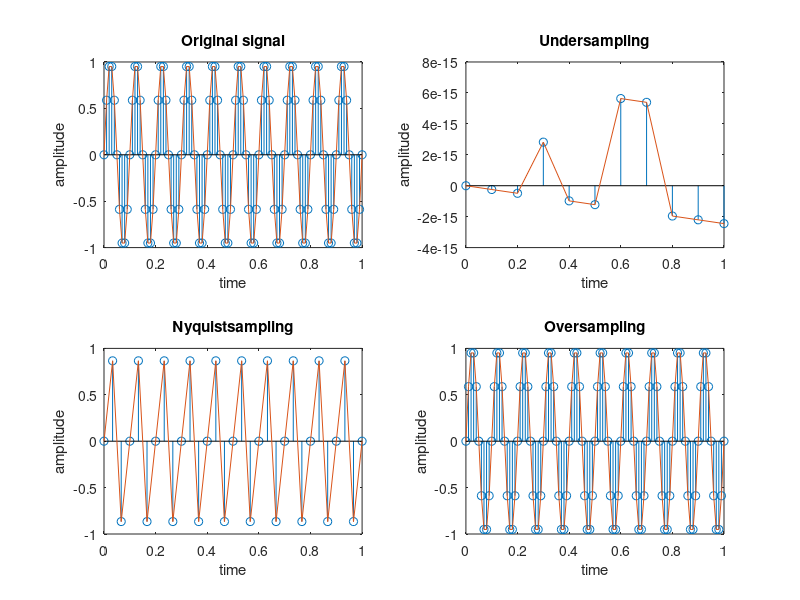

MATLAB code to generate this figure:
clc;
clear all;
close all;
%original signal
t=0:0.01:1;
fm=10;
y=sin(2*pi*fm*t);
subplot(2,2,1);
stem(t,y);
hold on;
plot(t,y);
title("Original signal");
xlabel("time");
ylabel("amplitude");
%less than nyquist range
fs1=fm;
t1=0:1/fs1:1;
y1=sin(2*pi*fm*t1);
subplot(2,2,2);
stem(t1,y1);
hold on;
plot(t1,y1);
title("Undersampling");
xlabel("time");
ylabel("amplitude");
%equal to nyquist rate
fs2=3*fm;
t2=0:1/fs2:1;
y2=sin(2*pi*fm*t2);
subplot(2,2,3);
stem(t2,y2);
hold on;
plot(t2,y2);
title("Nyquistsampling");
xlabel("time");
ylabel("amplitude");
%greater than nyquist rate
fs3=10*fm;
t3=0:1/fs3:1;
y3=sin(2*pi*fm*t3);
subplot(2,2,4);
stem(t3,y3);
hold on;
plot(t3,y3);
title("Oversampling");
xlabel("time");
ylabel("amplitude");
